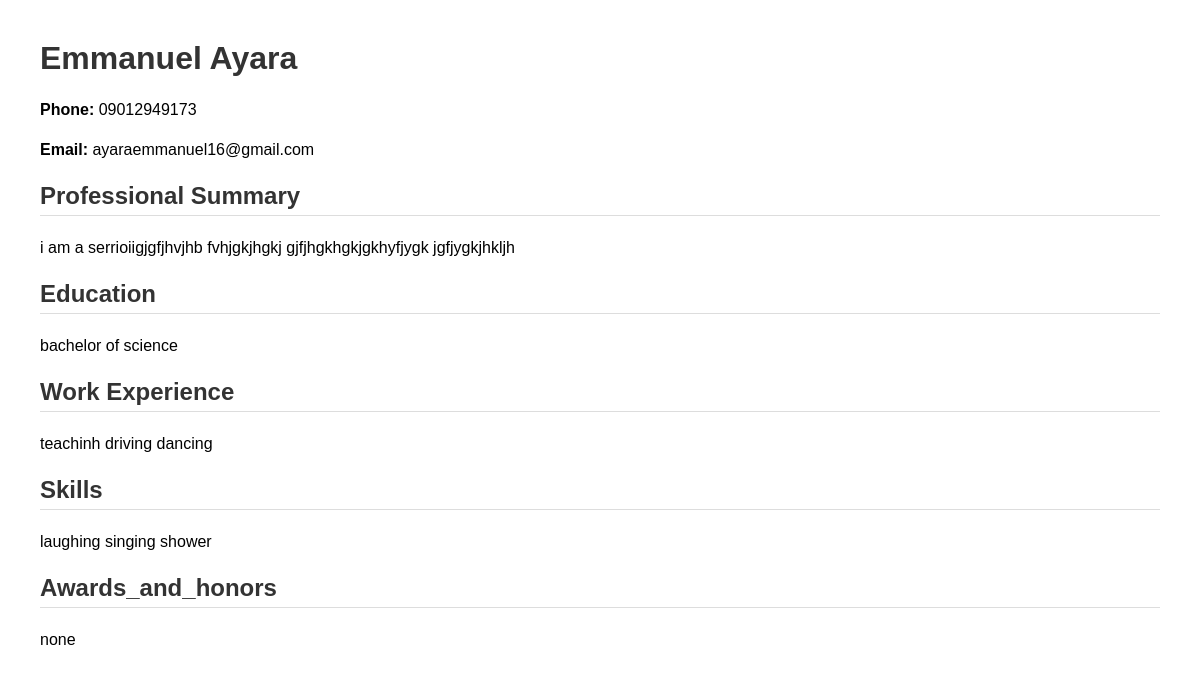
Page /resume/preview (signed in) on the committed database.
### models.py (models this page shows)
class Resume(db.Model):
    id = db.Column(db.Integer, primary_key=True)
    user_id = db.Column(db.Integer, db.ForeignKey("user.id"), nullable=False)
    full_name = db.Column(db.String(150), nullable=False)
    phone = db.Column(db.String(20), nullable=False)
    email = db.Column(db.String(150), nullable=False)
    education = db.Column(db.Text, nullable=False)
    experience = db.Column(db.Text, nullable=False)
    skills = db.Column(db.Text, nullable=False)
    summary = db.Column(db.Text, nullable=True)
    Awards_and_honors = db.Column(db.Text, nullable=True)
    user = db.relationship("User", backref="resume", uselist=False)

### routes.py (the view)
@app.route("/resume/preview")
@login_required
def resume_preview():
    resume = Resume.query.filter_by(user_id=current_user.id).first()
    if not resume:
        flash("You have not created a resume yet.", "warning")
        return redirect(url_for("resume"))
    return render_template("resume_preview.html", resume=resume)

### models.py (called while the page is built)
@login_manager.user_loader
def load_user(user_id):
    return User.query.get(int(user_id))

### templates/resume_preview.html (shortened to what this page needs)
<!DOCTYPE html>
<html lang="en">
<head>
</head>
<body>
    <h1>{{ resume.full_name }}</h1>
    <p><strong>Phone:</strong> {{ resume.phone }}</p>
    <p><strong>Email:</strong> {{ resume.email }}</p>
    <div class="section">
        <h2>Professional Summary</h2>
        <p>{{ resume.summary }}</p>
    </div>
    <div class="section">
        <h2>Education</h2>
        <p>{{ resume.education }}</p>
    </div>
    <div class="section">
        <h2>Work Experience</h2>
        <p>{{ resume.experience }}</p>
    </div>
    <div class="section">
        <h2>Skills</h2>
        <p>{{ resume.skills }}</p>
    </div>
    <div class="section">
        <h2>Awards_and_honors</h2>
        <p>{{ resume.Awards_and_honors }}</p>
    </div>
</body>
</html>

### templates/resume_preview.html (style rules this page uses)
body { font-family: Arial, sans-serif; margin: 40px; }
h1, h2 { color: #333; }
.section { margin-bottom: 20px; }
.section h2 { border-bottom: 1px solid #ddd; padding-bottom: 5px; }
p { line-height: 1.5; }

### rows in the picture
Resume: full_name "Emmanuel Ayara", phone "09012949173", email "ayaraemmanuel16@gmail.com", summary "i am a serrioiigjgfjhvjhb fvhjgkjhgkj gjfjhgkhgkjgkhyfjygk jgfjygkjhkljh", education "bachelor of science", experience "teachinh driving dancing", skills "laughing singing shower", Awards_and_honors "none"
